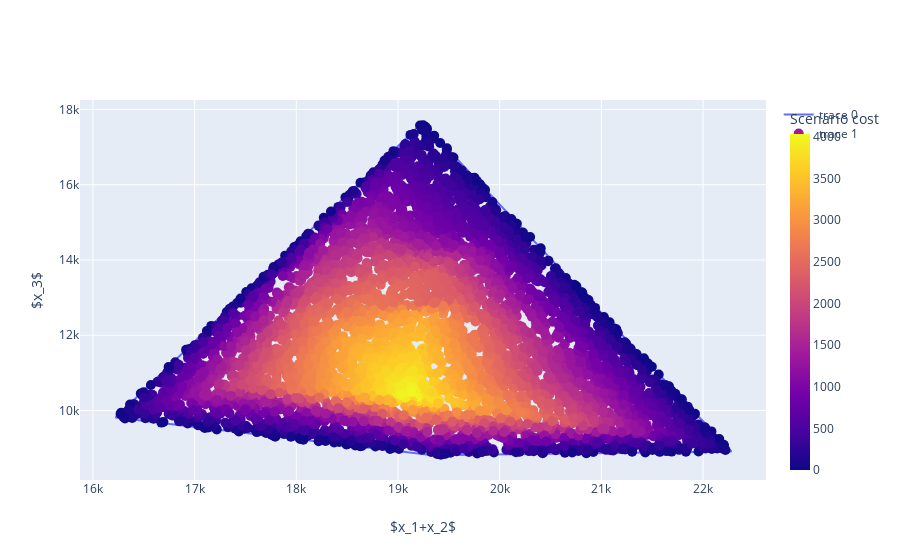

This figure's notebook cell:
### Code cell
fig = go.Figure()

fig.add_trace(go.Scatter(x=hull_sum.points[np.append(hull_sum.vertices,hull_sum.vertices[0])][:,1],
                          y=hull_sum.points[np.append(hull_sum.vertices,hull_sum.vertices[0])][:,0],
                          #z=data_detail_sum[:,2],
                          mode='lines'))
fig.add_trace(go.Scatter(x=interior_points_sum[:,1],
                          y=interior_points_sum[:,0],
                          #z=[inital_solution[2]+500],
                          mode='markers',
                            marker=dict(color=interior_weights,size=10,colorbar={'thickness':20,'title':'Scenario cost'})))
fig.update_yaxes(title_text='$x_3$')
fig.update_xaxes(title_text='$x_1+x_2$')

### Figure 1 — Plotly figure (JSON) as saved in the notebook; plotly's stock layout.template omitted (floating-point values rounded to 4 significant figures; data arrays with more than 128 entries replaced by an {"elided": "..."} marker saying what was removed)
{"data": [{"mode": "lines", "type": "scatter", "x": [19340.0, 16220.0, 19240.0, 22280.0, 19340.0], "y": [8814.0, 9814.0, 17660.0, 8911.0, 8814.0]}, {"marker": {"color": {"elided": "4999 float values"}, "colorbar": {"thickness": 20, "title": {"text": "Scenario cost"}}, "size": 10}, "mode": "markers", "type": "scatter", "x": {"elided": "4999 float values"}, "y": {"elided": "4999 float values"}}], "layout": {"xaxis": {"title": {"text": "$x_1+x_2$"}}, "yaxis": {"title": {"text": "$x_3$"}}}}
